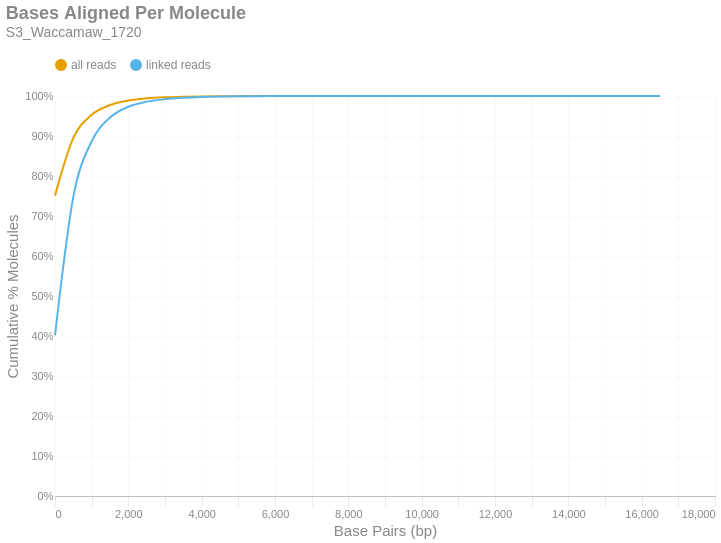

Write notebook code for a chart like this one.
### Markdown cell above
### Bases Aligned Per Molecule
This is a cumulative frequency distribution showing the number of base pairs aligned per unique molecule. These data are shown in 500 bp bins. There are two distributions: one with `all reads` (yellow) and another with only `linked reads` (blue). The percent of molecules in the `linked reads` distribution is relative to the total number of linked molecules.

### Code cell
if SKIPLR:
    print_html(f"Skipped")
else:
    binned_df = consolidated_hist(valids['aligned_bp'], mask, 500, True)
    with SafeRender(binned_df):
        (
            density_plot(binned_df, 'Bases Aligned Per Molecule', samplename, 'basesper')
            .encode(
                x=alt.X('bin:Q', title="Base Pairs (bp)").axis(tickMinStep=500).scale(padding=0),
                y=alt.Y('value:Q', title='Cumulative % Molecules')
                    .axis(format='%')
                    .scale(domain = [0,1])
                    .stack(False),
                color=alt.Color("key:N").scale(domain = ["all reads", "linked reads"]),
                tooltip = [
                    alt.Tooltip("key:N", title = "Data Type"),
                    alt.Tooltip("range_label:N", title="Bases Aligned Per Molecule"),
                    alt.Tooltip("value:Q", format = ".2%", title="% Molecules (Cum.)")
                ]
            )
        ).display()

### Figure 1 — Vega-Lite specification as saved in the notebook (floating-point values rounded to 4 significant figures)
{"width": "container", "height": 400, "config": {"title": {"anchor": "start", "dy": -15, "fontSize": 18, "color": "#888888", "subtitleColor": "#888888", "subtitleFontSize": 14}, "arc": {"fill": "#0072B2"}, "axis": {"domainColor": "#888888", "domainWidth": 0.5, "gridWidth": 0.2, "grid": false, "titleFontWeight": 400, "titleFontSize": 15, "labelFontSize": 11, "labelColor": "#888888", "tickColor": "#888888", "tickWidth": 0.2, "titleColor": "#888888"}, "axisBand": {"grid": false}, "axisX": {"grid": true, "tickSize": 10, "domainCap": "round"}, "axisY": {"domain": false, "grid": true, "tickSize": 0, "domainCap": "round"}, "background": "transparent", "header": {"labelFontSize": 15, "labelColor": "#888888", "titleFontSize": 15, "titleFontWeight": 600, "titleColor": "#888888"}, "legend": {"labelFont": "sans-serif", "labelFontSize": 12, "labelColor": "#888888", "symbolSize": 100, "symbolType": "circle", "titleFontSize": 12, "titlePadding": 10, "titleColor": "#888888", "title": null, "orient": "top"}, "range": {"category": ["#E69F00", "#56B4E9", "#009E73", "#F0E442", "#0072B2", "#D55E00", "#CC79A7", "#000000"], "diverging": ["#cfe8f3", "#a2d4ec", "#73bfe2", "#46abdb", "#1696d2", "#12719e"]}, "area": {"fill": "#0072B2", "fillOpacity": 0.7, "line": true, "strokeOpacity": 0.7}, "line": {"color": "#0072B2", "stroke": "#0072B2", "strokeWidth": 2}, "trail": {"color": "#0072B2", "stroke": "#0072B2", "strokeWidth": 0, "size": 1}, "point": {"filled": true, "fillOpacity": 1.0, "size": 95}, "text": {"color": "#888888", "fontSize": 11, "align": "right", "fontWeight": 400, "size": 11}, "bar": {"fill": "#0072B2", "stroke": null}, "view": {"stroke": null, "continuousWidth": 660, "continuousHeight": 400}}, "data": {"name": "data-ee0f5b03dfef8b09b5533c67e9a25ca9"}, "mark": {"type": "line", "interpolate": "monotone", "point": {"opacity": 0, "size": 275}}, "encoding": {"color": {"field": "key", "scale": {"domain": ["all reads", "linked reads"]}, "type": "nominal"}, "tooltip": [{"field": "key", "title": "Data Type", "type": "nominal"}, {"field": "range_label", "title": "Bases Aligned Per Molecule", "type": "nominal"}, {"field": "value", "format": ".2%", "title": "% Molecules (Cum.)", "type": "quantitative"}], "x": {"axis": {"tickMinStep": 500}, "field": "bin", "scale": {"padding": 0}, "title": "Base Pairs (bp)", "type": "quantitative"}, "y": {"axis": {"format": "%"}, "field": "value", "scale": {"domain": [0, 1]}, "stack": false, "title": "Cumulative % Molecules", "type": "quantitative"}}, "params": [{"name": "param_c36ac31b6afebe62", "select": {"type": "point", "fields": ["key"]}, "bind": "legend"}], "title": {"text": "Bases Aligned Per Molecule", "subtitle": "S3_Waccamaw_1720"}, "transform": [{"fold": ["all reads (cumsum)", "linked reads (cumsum)"]}, {"calculate": "replace(datum.key, ' (cumsum)', '')", "as": "key"}, {"filter": {"param": "param_c36ac31b6afebe62"}}], "usermeta": {"embedOptions": {"downloadFileName": "S3_Waccamaw_1720.basesper"}}, "$schema": "https://vega.github.io/schema/vega-lite/v6.1.0.json", "datasets": {"data-ee0f5b03dfef8b09b5533c67e9a25ca9": [{"bin": "0.0", "interval": "0.0-500.0", "all reads": 0.7509, "linked reads": 0.4016, "all reads (cumsum)": 0.7509, "linked reads (cumsum)": 0.4016, "range_label": "0-499"}, {"bin": "500.0", "interval": "500.0-1000.0", "all reads": 0.1444, "linked reads": 0.3463, "all reads (cumsum)": 0.8953, "linked reads (cumsum)": 0.7479, "range_label": "500-999"}, {"bin": "1000.0", "interval": "1000.0-1500.0", "all reads": 0.05764, "linked reads": 0.1387, "all reads (cumsum)": 0.9529, "linked reads (cumsum)": 0.8866, "range_label": "1000-1499"}, {"bin": "1500.0", "interval": "1500.0-2000.0", "all reads": 0.0247, "linked reads": 0.05944, "all reads (cumsum)": 0.9776, "linked reads (cumsum)": 0.9461, "range_label": "1500-1999"}, {"bin": "2000.0", "interval": "2000.0-2500.0", "all reads": 0.01126, "linked reads": 0.02711, "all reads (cumsum)": 0.9889, "linked reads (cumsum)": 0.9732, "range_label": "2000-2499"}, {"bin": "2500.0", "interval": "2500.0-3000.0", "all reads": 0.005276, "linked reads": 0.0127, "all reads (cumsum)": 0.9941, "linked reads (cumsum)": 0.9859, "range_label": "2500-2999"}, {"bin": "3000.0", "interval": "3000.0-3500.0", "all reads": 0.002662, "linked reads": 0.006407, "all reads (cumsum)": 0.9968, "linked reads (cumsum)": 0.9923, "range_label": "3000-3499"}, {"bin": "3500.0", "interval": "3500.0-4000.0", "all reads": 0.001441, "linked reads": 0.003469, "all reads (cumsum)": 0.9982, "linked reads (cumsum)": 0.9958, "range_label": "3500-3999"}, {"bin": "4000.0", "interval": "4000.0-4500.0", "all reads": 0.0007685, "linked reads": 0.00185, "all reads (cumsum)": 0.999, "linked reads (cumsum)": 0.9976, "range_label": "4000-4499"}, {"bin": "4500.0", "interval": "4500.0-5000.0", "all reads": 0.0004237, "linked reads": 0.00102, "all reads (cumsum)": 0.9994, "linked reads (cumsum)": 0.9986, "range_label": "4500-4999"}, {"bin": "5000.0", "interval": "5000.0-5500.0", "all reads": 0.0002358, "linked reads": 0.0005675, "all reads (cumsum)": 0.9997, "linked reads (cumsum)": 0.9992, "range_label": "5000-5499"}, {"bin": "5500.0", "interval": "5500.0-6000.0", "all reads": 0.0001328, "linked reads": 0.0003198, "all reads (cumsum)": 0.9998, "linked reads (cumsum)": 0.9995, "range_label": "5500-5999"}, {"bin": "6000.0", "interval": "6000.0-6500.0", "all reads": 7.836e-05, "linked reads": 0.0001886, "all reads (cumsum)": 0.9999, "linked reads (cumsum)": 0.9997, "range_label": "6000-6499"}, {"bin": "6500.0", "interval": "6500.0-7000.0", "all reads": 4.359e-05, "linked reads": 0.0001049, "all reads (cumsum)": 0.9999, "linked reads (cumsum)": 0.9998, "range_label": "6500-6999"}, {"bin": "7000.0", "interval": "7000.0-7500.0", "all reads": 2.869e-05, "linked reads": 6.907e-05, "all reads (cumsum)": 1.0, "linked reads (cumsum)": 0.9999, "range_label": "7000-7499"}, {"bin": "7500.0", "interval": "7500.0-8000.0", "all reads": 1.862e-05, "linked reads": 4.483e-05, "all reads (cumsum)": 1.0, "linked reads (cumsum)": 0.9999, "range_label": "7500-7999"}, {"bin": "8000.0", "interval": "8000.0-8500.0", "all reads": 1.145e-05, "linked reads": 2.756e-05, "all reads (cumsum)": 1.0, "linked reads (cumsum)": 1.0, "range_label": "8000-8499"}, {"bin": "8500.0", "interval": "8500.0-9000.0", "all reads": 6.622e-06, "linked reads": 1.594e-05, "all reads (cumsum)": 1.0, "linked reads (cumsum)": 1.0, "range_label": "8500-8999"}, {"bin": "9000.0", "interval": "9000.0-9500.0", "all reads": 3.311e-06, "linked reads": 7.969e-06, "all reads (cumsum)": 1.0, "linked reads (cumsum)": 1.0, "range_label": "9000-9499"}, {"bin": "9500.0", "interval": "9500.0-10000.0", "all reads": 2.207e-06, "linked reads": 5.313e-06, "all reads (cumsum)": 1.0, "linked reads (cumsum)": 1.0, "range_label": "9500-9999"}, {"bin": "10000.0", "interval": "10000.0-10500.0", "all reads": 1.931e-06, "linked reads": 4.649e-06, "all reads (cumsum)": 1.0, "linked reads (cumsum)": 1.0, "range_label": "10000-10499"}, {"bin": "10500.0", "interval": "10500.0-11000.0", "all reads": 9.657e-07, "linked reads": 2.324e-06, "all reads (cumsum)": 1.0, "linked reads (cumsum)": 1.0, "range_label": "10500-10999"}, {"bin": "11000.0", "interval": "11000.0-11500.0", "all reads": 8.277e-07, "linked reads": 1.992e-06, "all reads (cumsum)": 1.0, "linked reads (cumsum)": 1.0, "range_label": "11000-11499"}, {"bin": "11500.0", "interval": "11500.0-12000.0", "all reads": 5.518e-07, "linked reads": 1.328e-06, "all reads (cumsum)": 1.0, "linked reads (cumsum)": 1.0, "range_label": "11500-11999"}, {"bin": "12000.0", "interval": "12000.0-12500.0", "all reads": 2.759e-07, "linked reads": 6.641e-07, "all reads (cumsum)": 1.0, "linked reads (cumsum)": 1.0, "range_label": "12000-12499"}, {"bin": "12500.0", "interval": "12500.0-13000.0", "all reads": 1.38e-07, "linked reads": 3.32e-07, "all reads (cumsum)": 1.0, "linked reads (cumsum)": 1.0, "range_label": "12500-12999"}, {"bin": "13000.0", "interval": "13000.0-13500.0", "all reads": 0.0, "linked reads": 0.0, "all reads (cumsum)": 1.0, "linked reads (cumsum)": 1.0, "range_label": "13000-13499"}, {"bin": "13500.0", "interval": "13500.0-14000.0", "all reads": 1.38e-07, "linked reads": 3.32e-07, "all reads (cumsum)": 1.0, "linked reads (cumsum)": 1.0, "range_label": "13500-13999"}, {"bin": "14000.0", "interval": "14000.0-14500.0", "all reads": 1.38e-07, "linked reads": 3.32e-07, "all reads (cumsum)": 1.0, "linked reads (cumsum)": 1.0, "range_label": "14000-14499"}, {"bin": "14500.0", "interval": "14500.0-15000.0", "all reads": 0.0, "linked reads": 0.0, "all reads (cumsum)": 1.0, "linked reads (cumsum)": 1.0, "range_label": "14500-14999"}, {"bin": "15000.0", "interval": "15000.0-15500.0", "all reads": 1.38e-07, "linked reads": 3.32e-07, "all reads (cumsum)": 1.0, "linked reads (cumsum)": 1.0, "range_label": "15000-15499"}, {"bin": "15500.0", "interval": "15500.0-16000.0", "all reads": 0.0, "linked reads": 0.0, "all reads (cumsum)": 1.0, "linked reads (cumsum)": 1.0, "range_label": "15500-15999"}, {"bin": "16000.0", "interval": "16000.0-16500.0", "all reads": 0.0, "linked reads": 0.0, "all reads (cumsum)": 1.0, "linked reads (cumsum)": 1.0, "range_label": "16000-16499"}, {"bin": "16500.0", "interval": "16500.0-17000.0", "all reads": 1.38e-07, "linked reads": 3.32e-07, "all reads (cumsum)": 1.0, "linked reads (cumsum)": 1.0, "range_label": "16500-16999"}]}}
